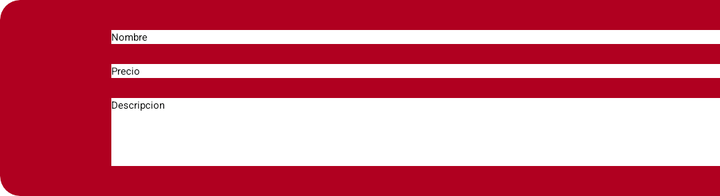
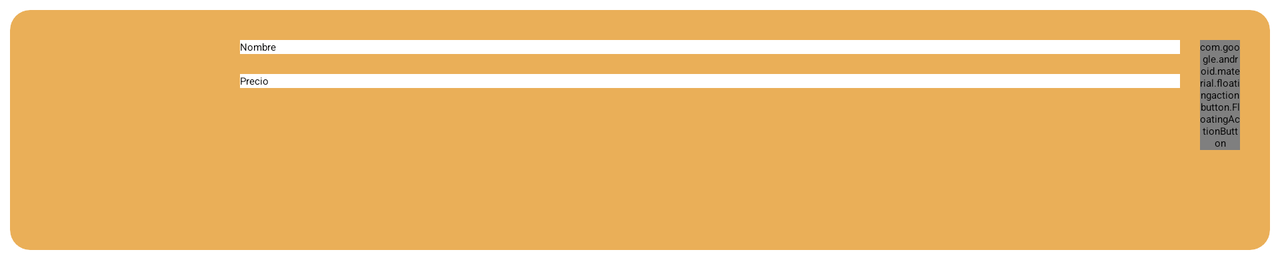

An Android layout and its configuration variant, each rendered on a device that would load it. The default file and the variant file are quoted in full after the pictures.
<!-- AndroidManifest.xml: application theme Theme.AllTech -->
<!-- res/layout/tarjeta.xml -->
<?xml version="1.0" encoding="utf-8"?>
<LinearLayout xmlns:android="http://schemas.android.com/apk/res/android"
    xmlns:app="http://schemas.android.com/apk/res-auto"
    xmlns:tools="http://schemas.android.com/tools"
    android:layout_width="wrap_content"
    android:layout_height="wrap_content"
    android:orientation="vertical">

    <androidx.cardview.widget.CardView
        android:id="@+id/crdTarjeta"
        android:layout_width="410dp"
        android:layout_height="match_parent"
        android:background="@color/design_default_color_error"
        app:cardBackgroundColor="@color/design_default_color_error"
        app:cardCornerRadius="10dp"
        app:contentPadding="10dp">

        <LinearLayout
            android:layout_width="match_parent"
            android:layout_height="match_parent"
            android:orientation="horizontal">

            <ImageView
                android:id="@+id/imgProd"
                android:layout_width="wrap_content"
                android:layout_height="match_parent"
                android:layout_weight="1"
                android:scaleType="fitCenter"
                android:visibility="visible"
                tools:srcCompat="@tools:sample/avatars" />

            <LinearLayout
                android:layout_width="wrap_content"
                android:layout_height="match_parent"
                android:orientation="vertical">

                <TextView
                    android:id="@+id/lblNombre"
                    android:layout_width="match_parent"
                    android:layout_height="wrap_content"
                    android:layout_margin="5dp"
                    android:background="@android:color/background_light"
                    android:hint="@string/lbl_nombre_prod" />

                <TextView
                    android:id="@+id/lblPrecio"
                    android:layout_width="match_parent"
                    android:layout_height="wrap_content"
                    android:layout_margin="5dp"
                    android:background="@android:color/background_light"
                    android:hint="@string/lbl_precio" />

                <TextView
                    android:id="@+id/lblDescripcion"
                    android:layout_width="match_parent"
                    android:layout_height="match_parent"
                    android:layout_margin="5dp"
                    android:background="@android:color/background_light"
                    android:hint="@string/lbl_descripion" />

                <LinearLayout
                    android:layout_width="match_parent"
                    android:layout_height="match_parent"
                    android:layout_margin="5dp"
                    android:orientation="horizontal">

                    <com.google.android.material.floatingactionbutton.FloatingActionButton
                        android:id="@+id/floatAdd"
                        android:layout_width="match_parent"
                        android:layout_height="wrap_content"
                        android:layout_marginStart="10dp"
                        android:layout_marginLeft="10dp"
                        android:layout_marginTop="5dp"
                        android:layout_marginBottom="5dp"
                        android:clickable="true"
                        app:srcCompat="@android:drawable/ic_input_add" />

                    <com.google.android.material.floatingactionbutton.FloatingActionButton
                        android:id="@+id/floatInfo"
                        android:layout_width="match_parent"
                        android:layout_height="wrap_content"
                        android:layout_marginStart="10dp"
                        android:layout_marginLeft="10dp"
                        android:layout_marginTop="5dp"
                        android:layout_marginBottom="5dp"
                        android:clickable="true"
                        app:srcCompat="@android:drawable/ic_dialog_info" />
                </LinearLayout>

            </LinearLayout>
        </LinearLayout>

    </androidx.cardview.widget.CardView>
</LinearLayout>
<!-- resources referenced by this layout -->
<resources>
  <string name="lbl_descripion">Descripcion</string>
  <string name="lbl_nombre_prod">Nombre</string>
  <string name="lbl_precio">Precio</string>
</resources>
<!-- res/layout-land/tarjeta.xml (the repository's variant of the layout above) -->
<!-- drawn on the phone turned sideways -->
<?xml version="1.0" encoding="utf-8"?>
<LinearLayout xmlns:android="http://schemas.android.com/apk/res/android"
    xmlns:app="http://schemas.android.com/apk/res-auto"
    xmlns:tools="http://schemas.android.com/tools"
    android:layout_width="match_parent"
    android:layout_height="wrap_content"
    android:orientation="vertical">

    <androidx.cardview.widget.CardView
        android:id="@+id/crdTarjeta"
        android:layout_width="match_parent"
        android:layout_height="match_parent"
        android:layout_margin="@dimen/layout_margin"
        android:background="@color/tarjeta_dark"
        app:cardBackgroundColor="@color/tarjeta_light"
        app:cardCornerRadius="@dimen/corner_card"
        app:contentPadding="@dimen/content_padding_card">

        <LinearLayout
            android:layout_width="match_parent"
            android:layout_height="match_parent"
            android:orientation="horizontal">

            <ImageView
                android:id="@+id/imgProd"
                android:layout_width="@dimen/foto_prod"
                android:layout_height="@dimen/foto_prod"
                android:scaleType="fitCenter"
                android:visibility="visible"
                tools:srcCompat="@tools:sample/avatars" />

            <LinearLayout
                android:layout_width="@dimen/layout_widht_land"
                android:layout_height="wrap_content"
                android:orientation="vertical">

                <TextView
                    android:id="@+id/lblNombre"
                    android:layout_width="match_parent"
                    android:layout_height="match_parent"
                    android:layout_margin="5dp"
                    android:background="@android:color/background_light"
                    android:hint="@string/lbl_nombre_prod" />

                <TextView
                    android:id="@+id/lblPrecio"
                    android:layout_width="match_parent"
                    android:layout_height="match_parent"
                    android:layout_margin="@dimen/layout_margin"
                    android:background="@android:color/background_light"
                    android:hint="@string/lbl_precio" />

            </LinearLayout>

            <com.google.android.material.floatingactionbutton.FloatingActionButton
                android:id="@+id/floatAdd"
                android:layout_width="wrap_content"
                android:layout_height="wrap_content"
                android:layout_margin="@dimen/layout_margin"
                android:layout_marginTop="@dimen/layout_margin"
                android:layout_marginBottom="@dimen/layout_margin"
                android:clickable="true"
                app:backgroundTint="@color/boton_float_light"
                app:srcCompat="@android:drawable/ic_input_add" />

        </LinearLayout>

    </androidx.cardview.widget.CardView>
</LinearLayout>
<!-- resources referenced by the variant -->
<!-- as the phone turned sideways resolves them -->
<resources>
  <color name="boton_float_light">#42BEF6</color>
  <color name="tarjeta_dark">#AF4D2E</color>
  <color name="tarjeta_light">#EAAF58</color>
  <dimen name="content_padding_card">10dp</dimen>
  <dimen name="corner_card">10dp</dimen>
  <dimen name="foto_prod">100dp</dimen>
  <dimen name="layout_margin">5dp</dimen>
  <dimen name="layout_widht_land">480dp</dimen>
  <string name="lbl_nombre_prod">Nombre</string>
  <string name="lbl_precio">Precio</string>
</resources>
